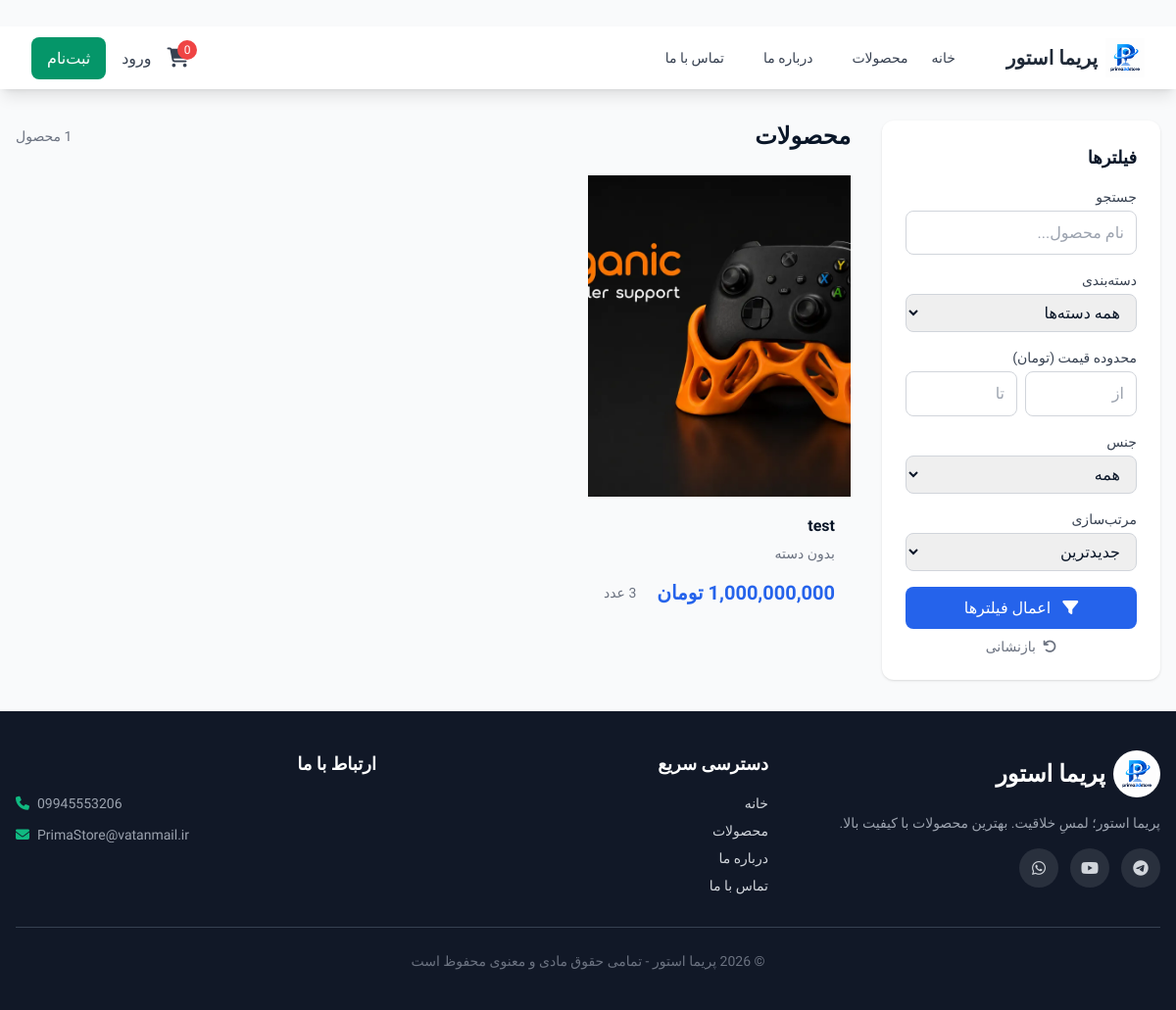
Page /products on the committed database.
### app/main.py (models this page shows)
class Product(db.Model):
    __tablename__ = 'products'
    id = db.Column(db.Integer, primary_key=True)
    name = db.Column(db.String(200), nullable=False)
    slug = db.Column(db.String(200), unique=True, nullable=False)
    description = db.Column(db.Text)
    price = db.Column(db.Numeric(10, 2), nullable=False)
    quantity = db.Column(db.Integer, default=0)
    category_id = db.Column(db.Integer, db.ForeignKey('categories.id'))
    user_id = db.Column(db.Integer, db.ForeignKey('users.id'))
    material = db.Column(db.String(100))
    color = db.Column(db.String(50), nullable=True)
    color_name = db.Column(db.String(50), nullable=True)
    is_available = db.Column(db.Boolean, default=True)
    status = db.Column(db.String(20), default='published')
    image_url = db.Column(db.String(300), nullable=True)
    discount_price = db.Column(db.Numeric(10, 2), nullable=True)
    sales_count = db.Column(db.Integer, default=0)
    view_count = db.Column(db.Integer, default=0)
    created_at = db.Column(db.DateTime, default=db.func.current_timestamp())

### app/main.py (the view, shortened to what this page needs)
@app.route('/products')
def products():
    search = request.args.get('search', '').strip()
    category_id = request.args.get('category', type=int)
    min_price = request.args.get('min_price', type=float)
    max_price = request.args.get('max_price', type=float)
    material = request.args.get('material', '')
    sort = request.args.get('sort', 'newest')
    query = Product.query.filter_by(is_available=True, status='published')
    if category_id:
        query = query.filter_by(category_id=category_id)
    if min_price is not None:
        query = query.filter(Product.price >= min_price)
    if max_price is not None:
        query = query.filter(Product.price <= max_price)
    if material:
        query = query.filter(Product.material.ilike(f'%{material}%'))
    if sort == 'newest':
        query = query.order_by(Product.id.desc())
    elif sort == 'oldest':
        query = query.order_by(Product.id.asc())
    elif sort == 'price_asc':
        query = query.order_by(Product.price.asc())
    elif sort == 'price_desc':
        query = query.order_by(Product.price.desc())
    elif sort == 'name_asc':
        query = query.order_by(Product.name.asc())
    else:
        query = query.order_by(Product.id.desc())
    all_products = query.all()
    categories = Category.query.all()
    materials = db.session.query(Product.material).filter(Product.material.isnot(None)).distinct().all()
    materials = [m[0] for m in materials if m[0]]
    return render_template('products.html',
                          products=all_products,
                          categories=categories,
                          materials=materials,
                          search=search,
                          category_id=category_id,
                          min_price=min_price,
                          max_price=max_price,
                          material=material,
                          sort=sort)

### app/main.py (called while the page is built)
@app.template_filter('format_currency')
def format_currency(value):
    if value is None:
        return '۰ تومان'
    try:
        return f"{int(value):,} تومان"
    except:
        return '۰ تومان'

@app.context_processor
def inject_announcement():
    global announcement, announcement_link, announcement_page
    from datetime import datetime
    current_page = request.endpoint or ""
    show = False
    if announcement_page == "all":
        show = True
    elif announcement_page == "home" and current_page == "index":
        show = True
    elif announcement_page == "products" and current_page == "products":
        show = True
    elif announcement_page == "product" and current_page == "product_detail":
        show = True
    return {
        "announcement": announcement if show else None,
        "announcement_link": announcement_link if show else None,
        "now": datetime.now()
    }

### app/interfaces/templates/products.html (shortened to what this page needs)
﻿{% extends "base.html" %}
{% block content %}
<div class="flex flex-col md:flex-row gap-8">
    <div class="md:w-1/4">
        <div class="group bg-white rounded-xl shadow p-6 sticky top-4">
            <h3 class="text-lg font-bold mb-4">فیلترها</h3>
            <form method="GET" action="/products" id="filterForm">
                <div class="mb-4">
                    <label class="block text-sm font-medium text-gray-700 mb-1">جستجو</label>
                    <input type="text" name="search" value="{{ search }}"
                           placeholder="نام محصول..."
                           class="w-full px-3 py-2 border border-gray-300 rounded-lg focus:outline-none focus:ring-2 focus:ring-blue-500">
                </div>
                <div class="mb-4">
                    <label class="block text-sm font-medium text-gray-700 mb-1">دسته‌بندی</label>
                    <select name="category" class="w-full px-3 py-2 border border-gray-300 rounded-lg focus:outline-none focus:ring-2 focus:ring-blue-500">
                        <option value="">همه دسته‌ها</option>
                    </select>
                </div>
                <div class="mb-4">
                    <label class="block text-sm font-medium text-gray-700 mb-1">محدوده قیمت (تومان)</label>
                    <div class="flex gap-2">
                        <input type="number" name="min_price" value="{{ min_price }}"
                               placeholder="از" min="0"
                               class="w-1/2 px-3 py-2 border border-gray-300 rounded-lg focus:outline-none focus:ring-2 focus:ring-blue-500">
                        <input type="number" name="max_price" value="{{ max_price }}"
                               placeholder="تا" min="0"
                               class="w-1/2 px-3 py-2 border border-gray-300 rounded-lg focus:outline-none focus:ring-2 focus:ring-blue-500">
                    </div>
                </div>
                {% if materials %}
                <div class="mb-4">
                    <label class="block text-sm font-medium text-gray-700 mb-1">جنس</label>
                    <select name="material" class="w-full px-3 py-2 border border-gray-300 rounded-lg focus:outline-none focus:ring-2 focus:ring-blue-500">
                        <option value="">همه</option>
                    </select>
                </div>
                {% endif %}
                <div class="mb-4">
                    <label class="block text-sm font-medium text-gray-700 mb-1">مرتب‌سازی</label>
                    <select name="sort" class="w-full px-3 py-2 border border-gray-300 rounded-lg focus:outline-none focus:ring-2 focus:ring-blue-500">
                        <option value="newest" {% if sort == 'newest' %}selected{% endif %}>جدیدترین</option>
                    </select>
                </div>
                <button type="submit" class="w-full bg-blue-600 text-white px-4 py-2 rounded-lg hover:bg-blue-700 transition">
                    <i class="fas fa-filter ml-2"></i> اعمال فیلترها
                </button>
                <a href="/products" class="block text-center mt-2 text-sm text-gray-500 hover:text-gray-700">
                    <i class="fas fa-undo ml-1"></i> بازنشانی
                </a>
            </form>
        </div>
    </div>
    <div class="md:w-3/4">
        <div class="flex justify-between items-center mb-6">
            <h2 class="text-2xl font-bold">محصولات</h2>
            <span class="text-sm text-gray-500">{{ products|length }} محصول</span>
        </div>
        {% if products %}
        <div class="grid grid-cols-1 sm:grid-cols-2 lg:grid-cols-3 gap-6">
            {% for product in products %}
            <div class="product-card">
                <div class="card-image">
                    {% if product.image_url %}
                        <img src="{{ product.image_url }}" alt="{{ product.name }}" class="w-full h-full object-cover object-center group-hover:scale-105 transition-transform duration-300">
                    {% else %}
                        <div class="flex items-center justify-center h-full bg-gray-100">
                            <i class="fas fa-cube text-5xl text-gray-300"></i>
                        </div>
                    {% endif %}
                </div>
                <div class="p-4">
                    <a href="/product/{{ product.id }}">
                        <h3 class="font-semibold hover:text-blue-600 transition line-clamp-1">{{ product.name }}</h3>
                    </a>
                    <p class="text-sm text-gray-500 mt-1">{{ product.category.name if product.category else 'بدون دسته' }}</p>
                    <div class="flex justify-between items-center mt-4">
                        {% if product.discount_price and product.discount_price < product.price %}
                        <div class="flex flex-col">
                            <span class="text-sm text-gray-400 line-through">{{ product.price|format_currency }}</span>
                            <span class="text-xl font-bold text-red-600">{{ product.discount_price|format_currency }}</span>
                        </div>
                        {% else %}
                        <span class="text-xl font-bold text-blue-600">{{ product.price|format_currency }}</span>
                        {% endif %}
                        <span class="text-sm text-gray-500">{{ product.quantity }} عدد</span>
                    </div>
                </div>
            </div>
            {% endfor %}
        </div>
        {% endif %}
    </div>
</div>
{% endblock %}

### app/interfaces/static/css/style.css (style rules this page uses)
:root { --bg-primary: #f0f2f5; --bg-secondary: #ffffff; --bg-card: #ffffff; --bg-card-hover: #f8faff; --text-primary: #0a1628; --text-secondary: #4a5568; --text-muted: #a0aec0; --border-color: #e2e8f0; --primary: #2563eb; --primary-dark: #1d4ed8; --primary-light: rgba(37, 99, 235, 0.1); --primary-gradient: linear-gradient(135deg, #2563eb, #7c3aed); --secondary: #0ea5e9; --accent: #ec4899; --success: #10b981; --warning: #f59e0b; --shadow-sm: 0 1px 3px rgba(0,0,0,0.06); --shadow: 0 4px 20px rgba(0,0,0,0.08); --shadow-lg: 0 8px 40px rgba(0,0,0,0.12); --shadow-xl: 0 12px 60px rgba(0,0,0,0.16); --shadow-primary: 0 4px 20px rgba(37, 99, 235, 0.35); --radius: 16px; --radius-lg: 24px; --transition: all 0.3s cubic-bezier(0.4, 0, 0.2, 1); }
* { margin: 0; padding: 0; box-sizing: border-box; }
html { scroll-behavior: smooth; }
body { background: var(--bg-primary); color: var(--text-primary); font-family: 'Vazirmatn', system-ui, -apple-system, sans-serif; transition: var(--transition); min-height: 100vh; line-height: 1.7; }

### app/interfaces/templates/base.html (style rules this page uses)
body { font-family: 'Vazirmatn', sans-serif; }

### rows in the picture
Product: image_url (picture), name "test", category "بدون دسته", price "1,000,000,000 تومان"

### other values in the picture
{{ session.get('cart', {})|length }} "0"
